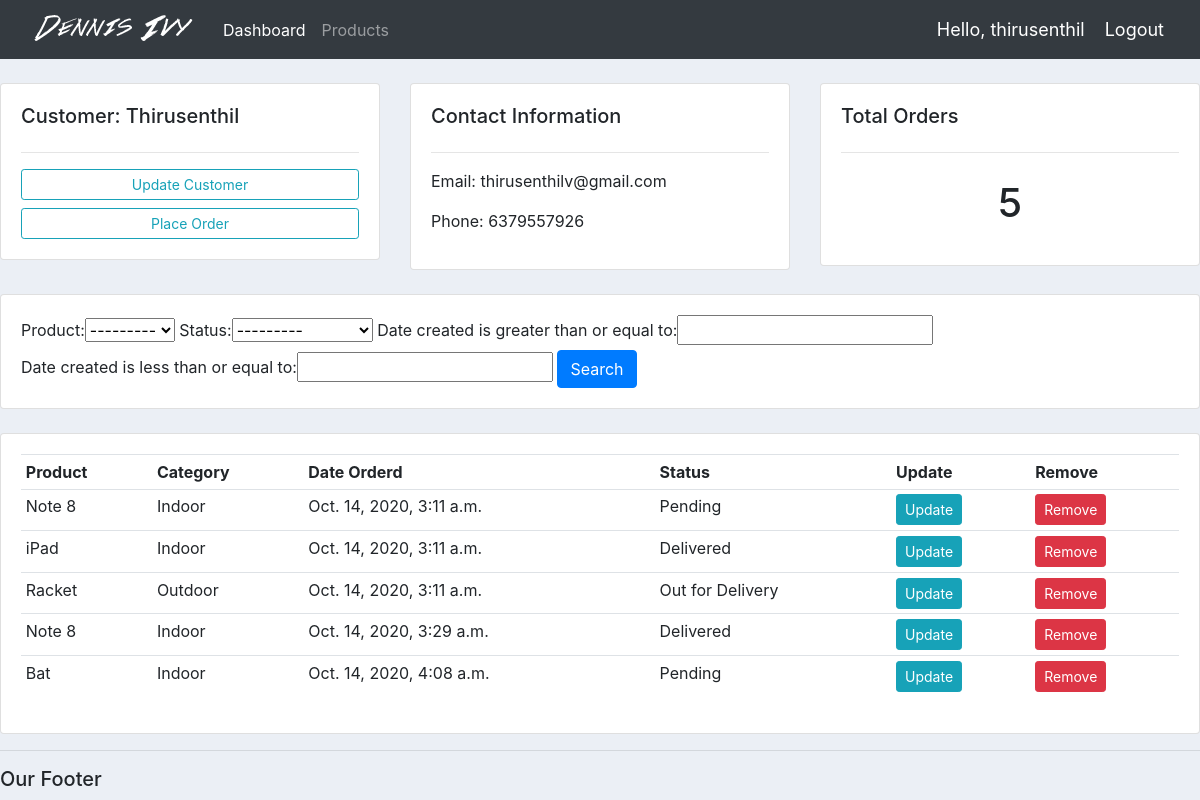
The page /customer/2/ (signed in) on the database its author committed.
### accounts/models.py (models this page shows, shortened)
class Customer(models.Model):
    user = models.OneToOneField(User, null=True, on_delete=models.CASCADE, blank=True)
    name = models.CharField(max_length=200, null=True)
    phone = models.CharField(max_length=200, null=True)
    email = models.CharField(max_length=200, null=True)
    date_created = models.DateTimeField(auto_now_add=True, null=True)
    profile_pic = models.ImageField(default="profile1.png", null=True, blank=True)

class Order(models.Model):
    STATUS = (
        ('Pending', 'Pending'),
        ('Out for Delivery', 'Out for Delivery'),
        ('Delivered', 'Delivered')
    )
    customer = models.ForeignKey(Customer, null=True, on_delete=models.SET_NULL)
    product = models.ForeignKey(Product, null=True, on_delete=models.SET_NULL)
    date_created = models.DateTimeField(auto_now_add=True, null=True)
    status = models.CharField(max_length=200, null=True, choices=STATUS)

class Product(models.Model):
    CATEGORY = (
        ('Indoor', 'Indoor'),
        ('Outdoor', 'Outdoor')
    )
    name = models.CharField(max_length=200, null=True)
    price = models.FloatField()
    category = models.CharField(max_length=200, null=True, choices=CATEGORY)
    description =  models.CharField(max_length=200, null=True, blank=True)
    date_created = models.DateTimeField(auto_now_add=True, null=True)
    tag = models.ManyToManyField(Tag)
    def __str__(self):
        return self.name

### accounts/decorators.py (the view)
        def wrapper_func(request, *args, **kwrags):
            group = None
            if request.user.groups.exists():
                group = request.user.groups.all()[0].name
            if group in allowed_roles:
                return view_func(request, *args, **kwrags)
            else:
                return HttpResponse('You are not authorized to view this page')

### accounts/views.py (called while the page is built)
@login_required(login_url='login')
@allowed_users(allowed_roles=['admin'])
def customer(request, pk):
    customer = Customer.objects.get(id=pk)
    orders = customer.order_set.all()
    order_count = orders.count()
    myFilter = OrderFilter(request.GET, queryset=orders)
    orders = myFilter.qs
    context = {
        'customer': customer,
        'orders': orders,
        'order_count': order_count,
        'myFilter': OrderFilter,
    }
    return render(request, 'accounts/customer.html', context)

### accounts/templates/accounts/customer.html
{% extends 'accounts/main.html' %}
{% block content %}
<br>
<div class="row">
	<div class="col-md">
		<div class="card card-body">
			<h5>Customer: {{ customer.name }} </h5>
			<hr>
			<a class="btn btn-outline-info  btn-sm btn-block" href="">Update Customer</a>
			<a class="btn btn-outline-info  btn-sm btn-block" href="{% url 'create_order' customer.id %}">Place Order</a>
		</div>
	</div>
	<div class="col-md">
		<div class="card card-body">
			<h5>Contact Information</h5>
			<hr>
			<p>Email: {{customer.email}}</p>
			<p>Phone: {{customer.phone}}</p>
		</div>
	</div>
	<div class="col-md">
		<div class="card card-body">
			<h5>Total Orders</h5>
			<hr>
			<h1 style="text-align: center;padding: 10px">{{order_count}}</h1>
		</div>
	</div>
</div>
<br>
<div class="row">
	<div class="col">
		<div class="card card-body">
			<form method="get">
				{{ myFilter.form }}
		    <button class="btn btn-primary" type="submit">Search</button>
		  </form>
		</div>
	</div>
</div>
<br>
<div class="row">
	<div class="col-md">
		<div class="card card-body">
			<table class="table table-sm">
				<tr>
					<th>Product</th>
					<th>Category</th>
					<th>Date Orderd</th>
					<th>Status</th>
					<th>Update</th>
					<th>Remove</th>
				</tr>
				{% for order in orders %}
				<tr>
					<td>{{ order.product }}</td>
					<td>{{ order.product.category }}</td>
					<td>{{ order.date_created }}</td>
					<td>{{ order.status }}</td>
					<td><a class="btn btn-sm btn-info" href="{% url 'update_order' order.id %}">Update</a></td>
					<td><a class="btn btn-sm btn-danger" href="{% url 'delete_order' order.id %}">Remove</a></td>
				</tr>
				{% endfor %}
			</table>
		</div>
	</div>
</div>
{% endblock %}

### accounts/templates/accounts/navbar.html (shortened to what this page needs)
{% load static %}
<nav class="navbar navbar-expand-lg navbar-dark bg-dark">
    <img src="{% static 'images/logo.png' %}" alt="">
    <div class="collapse navbar-collapse" id="navbarNav">
      <ul class="navbar-nav">
        {% if request.user.is_staff %}
            <li class="nav-item active">
            <a class="nav-link" href="#">Dashboard</a>
            </li>
            <li class="nav-item">
            <a class="nav-link" href="#">Products</a>
            </li>
        {% else %}
            <li class="nav-item">
             <a class="nav-link" href="{% url 'account' %}">Settings</a>
           </li>
        {% endif %}
      </ul>
    </div>
    <span class="hello-msg">Hello, {{ request.user }}</span>
    <span><a class="hello-msg" href="{% url 'logout' %}">Logout</a></span>
</nav>

### static/css/main.css (style rules this page uses)
body { background-color: #ebeff5; }

### accounts/templates/accounts/navbar.html (style rules this page uses)
.hello-msg { font-size: 18px; color: white; margin-right: 20px; }

### rows shown on the page
Customer: name "Thirusenthil", email "thirusenthilv@gmail.com", phone "6379557926"
Order: product "Note 8", product.category "Indoor", date_created "Oct. 14, 2020, 3:11 a.m.", status "Pending"
Order: product "iPad", product.category "Indoor", date_created "Oct. 14, 2020, 3:11 a.m.", status "Delivered"
Order: product "Racket", product.category "Outdoor", date_created "Oct. 14, 2020, 3:11 a.m.", status "Out for Delivery"
Order: product "Note 8", product.category "Indoor", date_created "Oct. 14, 2020, 3:29 a.m.", status "Delivered"
Order: product "Bat", product.category "Indoor", date_created "Oct. 14, 2020, 4:08 a.m.", status "Pending"

### other values the page prints
{{ request.user }} "thirusenthil"
{{ order_count }} "5"
